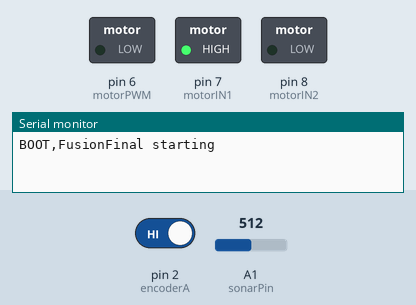
Simulated run of this sketch. Board: Arduino Uno, built for the host (arithmetic inside an expression is 32-bit, double 64-bit). On the bench: switched loads named in the sketch (green lamp = pin HIGH), the last lines printed to the serial monitor. The test bench sets the inputs (shaded band); at power-on: A1 (sonarPin) = 512, pin 2 (encoderA) HIGH.

Above: at 0.1 s.
At 1.7 s:
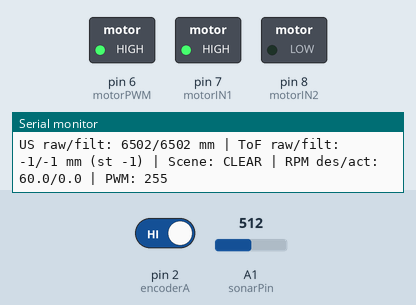
1.8 s: A1 (sonarPin) set to 0
At 2.7 s:
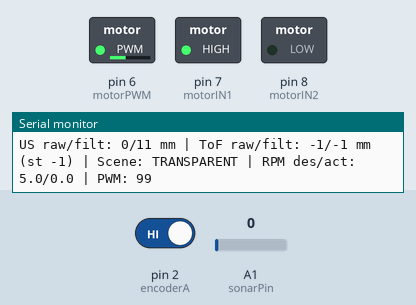
4.8 s: A1 (sonarPin) set to 60
Timing chart, 0 to 7.8 s (numbered marks = the images above; inputs shaded):
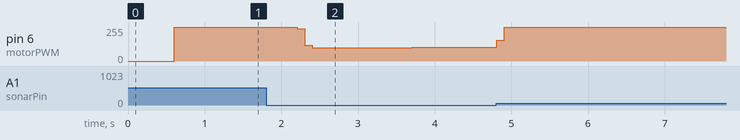

Measured:
- after the input at 1.8 s, pin 6 (motorPWM): 255/255 → 243/255 after 0.41 s, → 120/255 0.10 s later, → 98/255 0.10 s later, → 99/255 0.10 s later, … (9 changes in this stretch)

The sketch:

FusionFinal.ino
```cpp
/*
  FusionFinal.ino — Team G, Sensors & Motor Control Lab
  Ultrasonic-driven DC motor speed control (PID + encoder)
  + ToF/ultrasonic scene classification (Clear / Solid / Transparent / Smoke)
  + plot-ready output (raw vs filtered, live error against a known distance)

  Scene idea (Hopkins et al., arXiv:2510.06518 — glass only; smoke is our extension):
      Ultrasonic | ToF            | Scene
      -----------|----------------|-------------
      far        | far            | CLEAR
      near       | near           | SOLID
      near       | far / no echo  | TRANSPARENT  (light passed through, sound bounced)
      far        | near           | SMOKE        (light scattered, sound passed through)

  Hardware (Arduino Uno):
    Sonar  Pololu 723 / MaxBotix LV-MaxSonar-EZ0   AN -> A1, +5 -> 5V, GND
    ToF    SparkFun VL53L1X                        SDA -> A4, SCL -> A5, 3V3 -> 3.3V, GND
    Encoder (Cytron SPG30E-60K)                    A -> D2, B -> D3, VCC -> 5V, GND
    L298N  ENA -> D6 (remove ENA jumper), IN1 -> D7, IN2 -> D8, GND -> Arduino GND
    Motor supply: 12 V bench supply into L298N +12V / GND

  Library: "SparkFun VL53L1X 4m Laser Distance Sensor"
  Serial: 115200 baud, line ending "Newline"

  OUTPUT MODES (type the letter + Enter):
    p  = PLOT  -> open Tools > Serial Plotter: us_raw, us_filt, tof_raw, tof_filt
                  (+ us_err, tof_err when a true distance is set)
    c  = CSV   -> one CSV row per cycle; log it with plot_sensors.py for report figures
    h  = TEXT  -> human-readable line (default)
  OTHER COMMANDS:
    t<cm>  set the true target distance, e.g. t50  (enables live error output)
    t0     clear the true distance
*/

#include <Wire.h>
#include <SparkFun_VL53L1X.h>

// ======================= PINS =======================
const int sonarPin = A1;
const int encoderA = 2;
const int encoderB = 3;
const int motorPWM = 6;
const int motorIN1 = 7;
const int motorIN2 = 8;

// ======================= CALIBRATION =======================
// Paste the constants from UltrasonicCal / TofCal here.
// Ultrasonic: distance_mm = US_A * ADC + US_B   (datasheet: 12.7 mm per count, 0 offset)
const float US_A  = 12.7;
const float US_B  = 0.0;
// ToF: corrected_mm = TOF_A * raw_mm + TOF_B      (1, 0 = no correction)
const float TOF_A = 1.0;
const float TOF_B = 0.0;

// ======================= FILTERS =======================
const float US_ALPHA  = 0.3;    // EMA weight for ultrasonic (lower = smoother)
const float TOF_ALPHA = 0.4;    // EMA weight for ToF

// ======================= MOTOR SPEED REFERENCE =======================
const float START_DISTANCE = 1000.0; // mm: full speed at or beyond this
const float MIN_DISTANCE   = 150.0;  // mm: minimum speed at or below this
const float MAX_RPM = 60.0;
const float MIN_RPM = 5.0;
const float ENCODER_CPR = 420.0;     // counts per output-shaft revolution (measured)

// ======================= PID =======================
float Kp = 10.0, Ki = 0.5, Kd = 0.001;
float integral = 0, previousError = 0;
float desiredRPM = MAX_RPM, actualRPM = 0, pwmOut = 0;

// ======================= CLASSIFICATION =======================
const int NEAR_MM    = 300;   // closer than this = "near"
const int RELEASE_MM = 400;   // hysteresis: must clear past this once latched
const int CONFIRM_N  = 3;     // consecutive readings to accept a new scene

enum Scene { SCENE_CLEAR = 0, SCENE_SOLID = 1, SCENE_TRANSPARENT = 2, SCENE_SMOKE = 3 };
Scene candidate = SCENE_CLEAR, confirmed = SCENE_CLEAR;
int   streak = 0;
bool  nearLatched = false;

// ======================= SENSOR STATE =======================
SFEVL53L1X tof;
bool  tofOk = false, tofValid = false;
int   tofStatus = -1;
float tofRawMm = -1, tofFiltMm = -1;

int   usAdc = 0;
float usRawMm = 0, usFiltMm = 0;

float trueMm = 0;             // 0 = no ground truth set

// ======================= OUTPUT =======================
enum OutMode { OUT_TEXT, OUT_PLOT, OUT_CSV };
OutMode outMode = OUT_TEXT;

// ======================= TIMING =======================
unsigned long lastSensorTime = 0, lastPIDTime = 0, lastPrintTime = 0;
const unsigned long SENSOR_INTERVAL = 50;   // ms (sonar refresh ~49 ms)
const unsigned long PID_INTERVAL    = 100;  // ms
const unsigned long PRINT_INTERVAL  = 50;   // ms

// ======================= ENCODER =======================
volatile long encoderCount = 0;
long previousEncoderCount = 0;

void encoderISR() {
  if (digitalRead(encoderB)) encoderCount++;
  else                       encoderCount--;
}

// ======================= ULTRASONIC =======================
void usUpdate() {
  usAdc   = analogRead(sonarPin);
  usRawMm = US_A * usAdc + US_B;
  usFiltMm = US_ALPHA * usRawMm + (1.0 - US_ALPHA) * usFiltMm;
}

// ======================= TOF =======================
bool tofBegin() {
  Wire.begin();
#if defined(WIRE_HAS_TIMEOUT)
  Wire.setWireTimeout(3000, true);
#endif
  if (tof.begin() != 0) return false;
  tof.setDistanceModeLong();
  tof.setTimingBudgetInMs(50);
  tof.setIntermeasurementPeriod(50);
  tof.startRanging();
  return true;
}

void tofUpdate() {
  if (!tofOk || !tof.checkForDataReady()) return;
  int d     = tof.getDistance();
  tofStatus = tof.getRangeStatus();
  tofValid  = (tofStatus == 0);
  tof.clearInterrupt();
  if (tofValid) {
    tofRawMm  = TOF_A * d + TOF_B;
    tofFiltMm = (tofFiltMm < 0) ? tofRawMm : TOF_ALPHA * tofRawMm + (1.0 - TOF_ALPHA) * tofFiltMm;
  }
}

// ======================= CLASSIFICATION =======================
Scene classify(int usMm, int tofMm, bool valid, int threshMm) {
  bool usNear  = usMm < threshMm;
  bool tofNear = valid && tofMm >= 0 && tofMm < threshMm;
  if (usNear && tofNear)  return SCENE_SOLID;
  if (usNear && !tofNear) return SCENE_TRANSPARENT;
  if (!usNear && tofNear) return SCENE_SMOKE;
  return SCENE_CLEAR;
}

void classificationUpdate() {
  int thresh = nearLatched ? RELEASE_MM : NEAR_MM;
  Scene s = classify((int)usFiltMm, (int)tofFiltMm, tofValid, thresh);
  if (s == candidate) { if (streak < CONFIRM_N) streak++; }
  else                { candidate = s; streak = 1; }
  if (streak >= CONFIRM_N) confirmed = candidate;
  nearLatched = (confirmed == SCENE_SOLID || confirmed == SCENE_TRANSPARENT);
}

const char* sceneName(Scene s) {
  switch (s) {
    case SCENE_SOLID:       return "SOLID";
    case SCENE_TRANSPARENT: return "TRANSPARENT";
    case SCENE_SMOKE:       return "SMOKE";
    default:                return "CLEAR";
  }
}

// ======================= MOTOR =======================
float calculateDesiredRPM(float distance) {
  if (distance >= START_DISTANCE) return MAX_RPM;
  if (distance <= MIN_DISTANCE)   return MIN_RPM;
  float ratio = (distance - MIN_DISTANCE) / (START_DISTANCE - MIN_DISTANCE);
  return MIN_RPM + ratio * (MAX_RPM - MIN_RPM);
}

void driveMotor(int pwm) {
  pwm = constrain(pwm, 0, 255);
  digitalWrite(motorIN1, HIGH);
  digitalWrite(motorIN2, LOW);
  analogWrite(motorPWM, pwm);
}

void pidUpdate(float elapsed) {
  long currentCount;
  noInterrupts();
  currentCount = encoderCount;
  interrupts();
  long deltaCount = currentCount - previousEncoderCount;
  previousEncoderCount = currentCount;
  actualRPM = abs(deltaCount) * 60.0 / (ENCODER_CPR * elapsed);

  float error = desiredRPM - actualRPM;
  integral += error * elapsed;
  integral = constrain(integral, -200.0, 200.0);
  float derivative = (error - previousError) / elapsed;
  previousError = error;

  pwmOut = constrain(Kp * error + Ki * integral + Kd * derivative, 0.0, 255.0);
  driveMotor((int)pwmOut);
}

// ======================= OUTPUT =======================
void printCsvHeader() {
  Serial.println("ms,us_adc,us_raw_mm,us_filt_mm,tof_raw_mm,tof_filt_mm,tof_status,scene,"
                 "desired_rpm,actual_rpm,pwm,true_mm");
}

void printOutput() {
  bool hasTruth = trueMm > 0;

  if (outMode == OUT_PLOT) {
    // Arduino IDE Serial Plotter format: label:value pairs
    Serial.print("us_raw:");    Serial.print(usRawMm);
    Serial.print(",us_filt:");  Serial.print(usFiltMm);
    Serial.print(",tof_raw:");  Serial.print(tofRawMm);
    Serial.print(",tof_filt:"); Serial.print(tofFiltMm);
    if (hasTruth) {
      Serial.print(",true:");    Serial.print(trueMm);
      Serial.print(",us_err:");  Serial.print(usFiltMm - trueMm);
      Serial.print(",tof_err:"); Serial.print(tofValid ? tofFiltMm - trueMm : 0);
    }
    Serial.println();
  }
  else if (outMode == OUT_CSV) {
    Serial.print(millis());          Serial.print(",");
    Serial.print(usAdc);             Serial.print(",");
    Serial.print(usRawMm, 1);        Serial.print(",");
    Serial.print(usFiltMm, 1);       Serial.print(",");
    Serial.print(tofRawMm, 1);       Serial.print(",");
    Serial.print(tofFiltMm, 1);      Serial.print(",");
    Serial.print(tofStatus);         Serial.print(",");
    Serial.print(sceneName(confirmed)); Serial.print(",");
    Serial.print(desiredRPM, 2);     Serial.print(",");
    Serial.print(actualRPM, 2);      Serial.print(",");
    Serial.print(pwmOut, 0);         Serial.print(",");
    Serial.println(trueMm, 0);
  }
  else {
    Serial.print("US raw/filt: ");   Serial.print(usRawMm, 0); Serial.print("/"); Serial.print(usFiltMm, 0);
    Serial.print(" mm | ToF raw/filt: "); Serial.print(tofRawMm, 0); Serial.print("/"); Serial.print(tofFiltMm, 0);
    Serial.print(" mm (st "); Serial.print(tofStatus);
    Serial.print(") | Scene: "); Serial.print(sceneName(confirmed));
    Serial.print(" | RPM des/act: "); Serial.print(desiredRPM, 1); Serial.print("/"); Serial.print(actualRPM, 1);
    Serial.print(" | PWM: "); Serial.print(pwmOut, 0);
    if (hasTruth) {
      Serial.print(" | err US/ToF: "); Serial.print(usFiltMm - trueMm, 0);
      Serial.print("/"); Serial.print(tofValid ? tofFiltMm - trueMm : 0, 0);
    }
    Serial.println();
  }
}

// ======================= COMMANDS =======================
void handleSerial() {
  if (!Serial.available()) return;
  String s = Serial.readStringUntil('\n');
  s.trim();
  if (s.length() == 0) return;
  char c = s.charAt(0);
  if (c == 'p') outMode = OUT_PLOT;
  else if (c == 'h') outMode = OUT_TEXT;
  else if (c == 'c') { outMode = OUT_CSV; printCsvHeader(); }
  else if (c == 't') trueMm = s.substring(1).toFloat() * 10.0;   // cm -> mm
}

// ======================= SETUP / LOOP =======================
void setup() {
  Serial.begin(115200);
  Serial.println("BOOT,FusionFinal starting");

  pinMode(sonarPin, INPUT);
  pinMode(encoderA, INPUT_PULLUP);
  pinMode(encoderB, INPUT_PULLUP);
  pinMode(motorPWM, OUTPUT);
  pinMode(motorIN1, OUTPUT);
  pinMode(motorIN2, OUTPUT);
  driveMotor(0);
  attachInterrupt(digitalPinToInterrupt(encoderA), encoderISR, RISING);

  delay(500);                           // sonar power-up self-calibration: keep area clear
  usAdc = analogRead(sonarPin);
  usRawMm = usFiltMm = US_A * usAdc + US_B;

  Serial.println("BOOT,starting ToF...");
  tofOk = tofBegin();
  Serial.println(tofOk ? "BOOT,ToF OK" : "ERR,VL53L1X not found - check SDA/SCL/3.3V/GND");
  Serial.println("BOOT,commands: p=plot c=csv h=text t<cm>=true distance");

  lastSensorTime = lastPIDTime = lastPrintTime = millis();
}

void loop() {
  unsigned long now = millis();

  handleSerial();
  tofUpdate();                                    // non-blocking

  if (now - lastSensorTime >= SENSOR_INTERVAL) {  // 20 Hz
    lastSensorTime = now;
    usUpdate();
    desiredRPM = calculateDesiredRPM(usFiltMm);   // motor reference: ultrasonic only
    classificationUpdate();                       // scene label: ultrasonic + ToF
  }

  if (now - lastPIDTime >= PID_INTERVAL) {        // 10 Hz
    float elapsed = (now - lastPIDTime) / 1000.0;
    lastPIDTime = now;
    pidUpdate(elapsed);
  }

  if (now - lastPrintTime >= PRINT_INTERVAL) {
    lastPrintTime = now;
    printOutput();
  }
}
```
